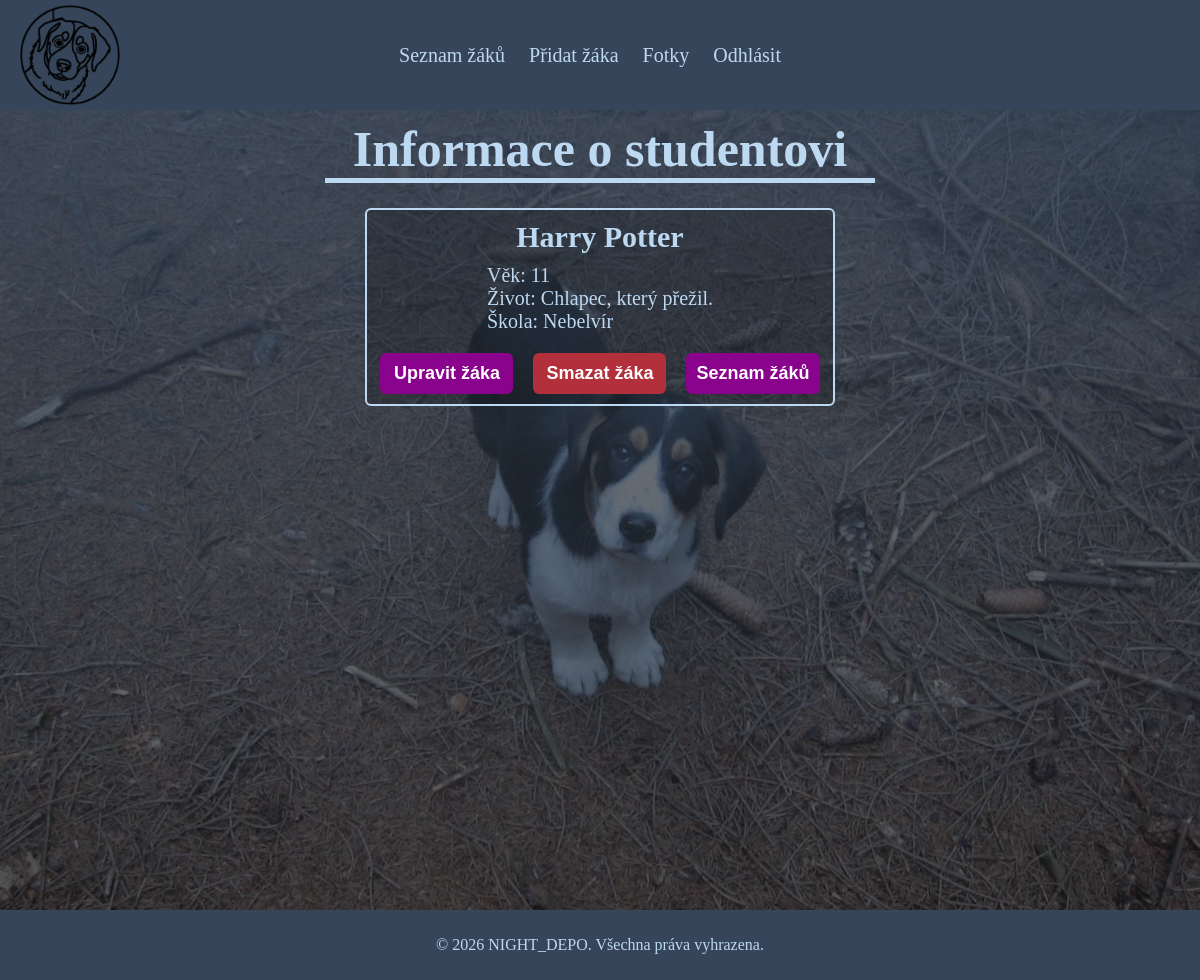
The page /admin/one_student.php?id=1 (signed in) on the database its author committed.
### tables this page shows
CREATE TABLE `student` (
  `id` int(11) NOT NULL,
  `first_name` varchar(60) NOT NULL,
  `second_name` varchar(60) NOT NULL,
  `age` int(11) NOT NULL,
  `life` text DEFAULT NULL,
  `college_id` int(11) DEFAULT NULL
);

CREATE TABLE `college` (
  `id` int(11) NOT NULL,
  `name` varchar(60) NOT NULL
);

### classes/StudentsDB.php (called while the page is built, shortened)
<?php
class StudentsDB {
    public static function getOneStudent($conn, $id) {
        $sql = "SELECT student.*, college.name AS college_name
                FROM student
                LEFT JOIN college ON student.college_id = college.id
                WHERE student.id = :id";
        try {
            $statement = $conn->prepare($sql);
            $statement->bindValue(":id", $id, PDO::PARAM_INT);
            $statement->execute();
            $result = $statement->fetch(PDO::FETCH_ASSOC);
            if ($result) {
                return $result;
            } else {
                LogError::logError("(class StudentsDB - getOneStudent) Student s ID $id nebyl nalezen v databázi.", 'oneStudent_errors');
                return "Student s ID $id nebyl nalezen v databázi.";
            }
        } catch (PDOException $e) {
            LogError::logError("(class StudentsDB - getOneStudent) SQL chyba: " . $e->getMessage(), 'oneStudent_errors');
            return "Omlouváme se, došlo k technické chybě při čtení dat.";
        }
    }
}
?>

### admin/one_student.php (the view, shortened to what this page needs)
<?php
    require '../classes/Database.php';
    require '../classes/StudentsDB.php';
    $dbClass = new Database();
    $conn = $dbClass->connectionDB();
    $id = filter_input(INPUT_GET, 'id', FILTER_VALIDATE_INT);
    $oneStudent = StudentsDB::getOneStudent($conn, $id);
?>
<?php
    require '../assets/header_admin.php'; ?>
<main>
    <section  class='main_heading'>
        <h1>Informace o&nbsp;studentovi</h1>
    </section>
    <section class="one_student_card">
        <div class="text_container">
            <?php if (is_array($oneStudent)): ?>
                <h2><?= htmlspecialchars($oneStudent['first_name']) . " " . htmlspecialchars($oneStudent['second_name']) ?></h2>
                <p>Věk: <?= htmlspecialchars($oneStudent['age']) ?></p>
                <p>Život: <?= htmlspecialchars($oneStudent['life']) ?></p>
                <p>Škola: <?= htmlspecialchars($oneStudent['college_name']) ?></p>
            <?php endif ?>
        </div>
        <?php if (is_array($oneStudent)): ?>
            <section class="buttons-container">
                <?php if ($_SESSION['role_user_log_in']==="admin" OR $_SESSION['role_user_log_in']==="super_admin"):?>
                    <a href="edit_student.php?id=<?= $id ?>" class="btn btn-primary">Upravit žáka</a>
                    <a href="delete_student.php?id=<?= $id ?>" class="btn btn-secondary">Smazat žáka</a>
                <?php endif ?>
                <a href="all_students.php" class="btn btn-primary">Seznam žáků</a>
            </section>
        <?php else: ?>
            <section class="buttons-container">
                <a href="all_students.php" class="btn btn-primary">Zpět na seznam studentů</a>
            </section>
        <?php endif ?>
    </section>
</main>
<?php require '../assets/footer.php'; ?>

### css/general.css (style rules this page uses)
* { margin: 0; padding: 0; box-sizing: border-box; }
a { color: #BDD9F2; font-size: 20px; }
body { background-color: #364559; }
main { padding-bottom: 20px; display: flex; min-height: 100vh; background-image: linear-gradient(rgba(54, 69, 89, 0.851), rgba(0, 0, 0, 0.544)), url(../img/ela_les.webp); background-size: cover; background-position: center; background-repeat: no-repeat; background-attachment: fixed; background-color: #364559; flex-direction: column; color: #BDD9F2; align-items: center; }
.main_heading { width: 550px; margin: 0 auto; text-align: center; }
h1 { font-size: 50px; color: #BDD9F2; margin-bottom: 10px; margin-top: 10px; border-bottom: 5px solid #BDD9F2; width: 100%; box-sizing: border-box; }
h2 { margin-bottom: 10px; margin-top: 10px; text-align: center; }

### css/one_student.css (style rules this page uses)
.one_student_card { display: flex; flex-direction: column; justify-content: center; align-items: left; background-color: rgb(0, 0, 0, 0.2); border: 2px solid #BDD9F2; border-radius: 6px; transition: all 0.1s linear; margin-top: 15px; }
.text_container { margin: 0 auto; font-size: 20px; margin-bottom: 10px; }
@media (min-width: 470px) { .one_student_card { min-width: 470px; } }

### css/buttons.css (style rules this page uses)
.buttons-container { display: flex; flex-direction: row; flex-wrap: wrap; justify-content: center; gap: 20px; width: 100%; padding: 0 10px; box-sizing: border-box; }
.btn { display: inline-block; text-align: center; text-decoration: none; padding: 15px; border: none; border-radius: 6px; font-size: 18px; font-weight: bold; cursor: pointer; transition: background-color 0.3s; margin-top: 10px; margin-bottom: 10px; font-family: Arial; min-width: 133px; }
.btn-primary { background-color: #8A038C; color: white; padding: 10px; }
.btn-secondary { background-color: #b22f3c; color: white; padding: 10px; }

### rows shown on the page
student: first_name "Harry", second_name "Potter", age "11", life "Chlapec, který přežil.", college.name "Nebelvír"
